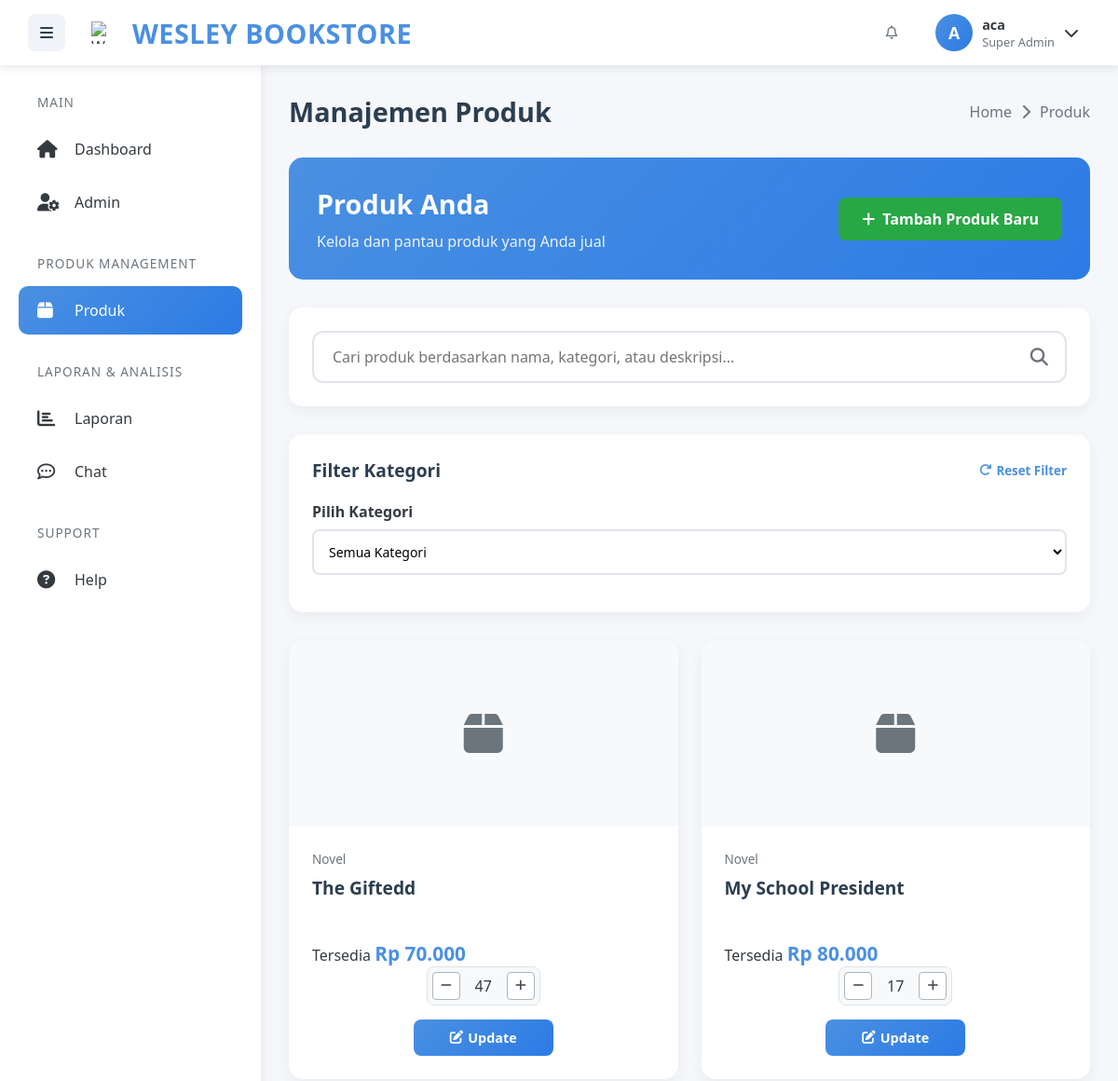
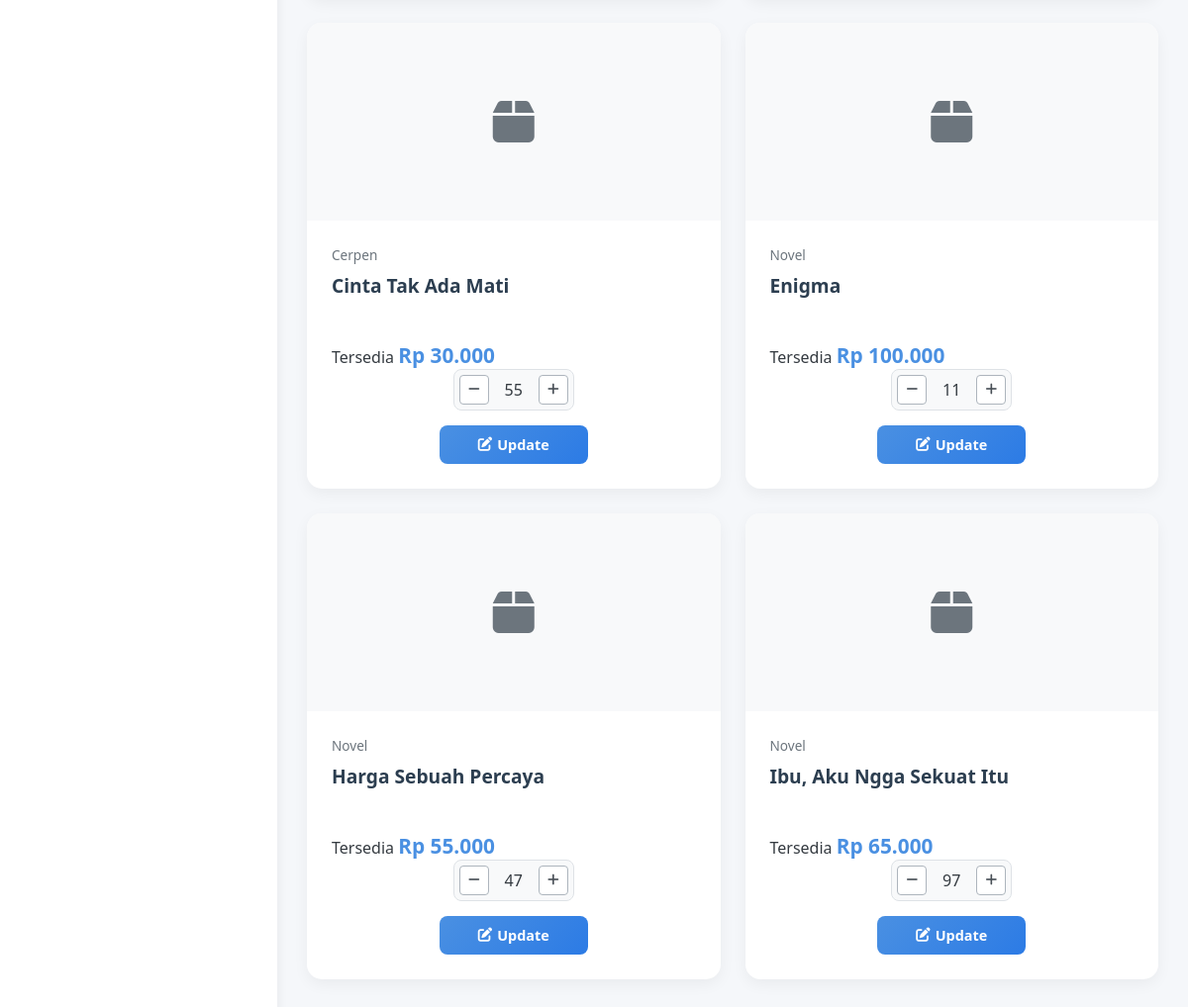
The page /penjual/produk.php (signed in) on the database its author committed (2 pictures, top to bottom).
### tables this page shows
CREATE TABLE `users` (
  `id_user` int(11) NOT NULL,
  `nik` varchar(16) NOT NULL,
  `username` varchar(100) NOT NULL,
  `password` varchar(255) NOT NULL,
  `email` varchar(100) NOT NULL,
  `role` enum('super_admin','penjual','pembeli') NOT NULL,
  `status` enum('aktif','tidak aktif') DEFAULT 'aktif',
  `gambar` varchar(255) NOT NULL,
  `alamat` text NOT NULL,
  `nama_bank` varchar(50) DEFAULT NULL,
  `no_rekening` varchar(50) DEFAULT NULL,
  `last_login` timestamp NULL DEFAULT NULL,
  `remember_token` varchar(255) DEFAULT NULL,
  `created_at` datetime NOT NULL DEFAULT current_timestamp(),
  `last_chat_time` datetime DEFAULT NULL,
  `is_online` tinyint(1) DEFAULT 0,
  `last_seen` datetime DEFAULT NULL,
  `device_token` varchar(255) DEFAULT NULL
);

CREATE TABLE `produk` (
  `id_produk` int(11) NOT NULL,
  `id_penjual` int(11) NOT NULL,
  `id_kategori` int(11) NOT NULL,
  `nama_produk` varchar(100) NOT NULL,
  `stok` int(11) NOT NULL,
  `harga_jual` decimal(12,2) NOT NULL,
  `modal` decimal(12,2) NOT NULL,
  `keuntungan` decimal(12,2) NOT NULL,
  `gambar` varchar(255) DEFAULT NULL,
  `deskripsi` text DEFAULT NULL,
  `created_at` datetime NOT NULL
);

CREATE TABLE `katagori` (
  `id_kategori` int(11) NOT NULL,
  `nama_kategori` varchar(100) NOT NULL
);

### penjual/produk.php (the view, shortened to what this page needs)
<?php
require_once '../koneksi.php';
$user_id = $_SESSION['user_id'];
$sql = "SELECT * FROM users WHERE id_user = ?";
$stmt = $conn->prepare($sql);
$stmt->bind_param("i", $user_id);
$stmt->execute();
$result = $stmt->get_result();
function getProductImagePath($gambar_filename) {
    $img = trim($gambar_filename);
    $possible_paths = [
        "../asset/" . $img,
        "../asset/uploads/" . $img,
        "../asset/produk/" . $img,
        "../uploads/" . $img,
        "../" . $img
    ];
    return null;
}
if ($result->num_rows > 0) {
    $user = $result->fetch_assoc();
    $username = $user['username'];
    $role = $user['role'];
    $gambar = $user['gambar'];
    function getInitials($name) {
        $words = explode(' ', $name);
        $initials = '';
        foreach ($words as $word) {
            $initials .= strtoupper(substr($word, 0, 1));
        }
        return substr($initials, 0, 2);
    }
    $initials = getInitials($username);
    $role_display = ($role == 'super_admin') ? 'Super Admin' :
                   (($role == 'penjual') ? 'Penjual' : 'Pembeli');
    $gambar_path = !empty($gambar) ? '../asset/' . $gambar : '';
    $has_image = !empty($gambar) && file_exists($gambar_path);
    if (!$has_image && !empty($gambar)) {
        $gambar_path = getProductImagePath($gambar);
        $has_image = ($gambar_path !== null);
    }
    if ($role == 'super_admin') {
        $sql_produk = "SELECT p.*, k.nama_kategori
                      FROM produk p
                      LEFT JOIN katagori k ON p.id_kategori = k.id_kategori
                      ORDER BY p.id_produk DESC";
        $stmt_produk = $conn->prepare($sql_produk);
    }
    $stmt_produk->execute();
    $result_produk = $stmt_produk->get_result();
    if ($role == 'super_admin') {
        $sql_produk = "SELECT p.*, k.nama_kategori
                      FROM produk p
                      LEFT JOIN katagori k ON p.id_kategori = k.id_kategori
                      ORDER BY p.id_produk DESC";
        $stmt_produk = $conn->prepare($sql_produk);
        $stmt_produk->execute();
    }
    $result_produk = $stmt_produk->get_result();
} else {
    session_destroy();
    header("Location: ../login.php");
    exit();
}
?>
<!DOCTYPE html>
<html lang="id">
<head>
    <link rel="stylesheet" href="https://cdnjs.cloudflare.com/ajax/libs/font-awesome/6.4.0/css/all.min.css">
</head>
<body>
    <nav class="top-nav">
        <div class="nav-left">
            <div class="menu-toggle" id="menuToggle">
                <i class="fas fa-bars"></i>
            </div>
            <div class="logo">
                <img src="../asset/wesley.png" alt="Wesley Bookstore Logo" class="logo-img">
                <span class="logo-text">WESLEY BOOKSTORE</span>
            </div>
        </div>
        <div class="nav-right">
            <div class="nav-icons">
                <div class="nav-icon notification-icon" id="notificationIcon">
                    <i class="far fa-bell"></i>
                </div>
            </div>
            <div class="user-profile" id="userProfile">
                <div class="user-info">
                    <div class="avatar">
                        <?php if ($has_image): ?>
                            <img src="<?php echo $gambar_path; ?>" alt="<?php echo htmlspecialchars($username); ?>">
                        <?php else: ?>
                            <?php echo $initials; ?>
                        <?php endif; ?>
                    </div>
                    <div class="user-details">
                        <span class="user-name"><?php echo htmlspecialchars($username); ?></span>
                        <span class="user-role"><?php echo $role_display; ?></span>
                    </div>
                    <i class="fas fa-chevron-down"></i>
                </div>
            </div>
        </div>
    </nav>
    <aside class="sidebar" id="sidebar">
        <nav class="sidebar-nav">
            <div class="nav-section">
                <div class="nav-title">Main</div>
                <a href="dashboard.php" class="sidebar-item">
                    <i class="fas fa-home"></i>
                    <span>Dashboard</span>
                </a>
                <a href="penjual.php" class="sidebar-item">
                    <i class="fas fa-user-cog"></i>
                    <span>Admin</span>
                </a>
            </div>
            <div class="nav-section">
                <div class="nav-title">Produk Management</div>
                <a href="produk.php" class="sidebar-item active">
                    <i class="fas fa-box"></i>
                    <span>Produk</span>
                </a>
            </div>
            <div class="nav-section">
                <div class="nav-title">Laporan & Analisis</div>
                <a href="laporan.php" class="sidebar-item">
                    <i class="fas fa-chart-bar"></i>
                    <span>Laporan</span>
                </a>
                <a href="chat.php" class="sidebar-item">
                    <i class="far fa-comment-dots"></i>
                    <span>Chat</span>
                </a>
            </div>
            <div class="nav-section">
                <div class="nav-title">Support</div>
                <a href="help.php" class="sidebar-item">
                    <i class="fas fa-question-circle"></i>
                    <span>Help</span>
                </a>
            </div>
        </nav>
    </aside>
    <main class="main-content" id="mainContent">
        <div class="content-header">
            <h1 class="page-title">Manajemen Produk</h1>
            <div class="breadcrumb">
                <a href="dashboard.php">Home</a>
                <i class="fas fa-chevron-right"></i>
                <span>Produk</span>
            </div>
        </div>
        <div class="products-header">
            <div class="products-info">
                <div class="products-title">
                    <h1>Produk Anda</h1>
                    <p>Kelola dan pantau produk yang Anda jual</p>
                </div>
                <div class="header-actions">
                    <a href="c_produk.php" class="btn-create">
                        <i class="fas fa-plus"></i>
                        Tambah Produk Baru
                    </a>
                </div>
            </div>
        </div>
        <div class="search-products">
            <div class="search-container">
                <input type="text" placeholder="Cari produk berdasarkan nama, kategori, atau deskripsi..." id="productSearch">
                <i class="fas fa-search"></i>
            </div>
        </div>
        <div class="products-filter" id="productsFilter">
            <div class="filter-header">
                <h3 class="filter-title">Filter Kategori</h3>
                <button class="filter-reset" id="resetFilters">
                    <i class="fas fa-redo"></i> Reset Filter
                </button>
            </div>
            <div class="filter-grid">
                <div class="filter-group">
                    <label class="filter-label">Pilih Kategori</label>
                    <select class="filter-select" id="categoryFilter">
                        <option value="">Semua Kategori</option>
                    </select>
                </div>
            </div>
        </div>
        <div class="products-grid" id="productsGrid">
            <?php if ($result_produk->num_rows > 0): ?>
                <?php while ($produk = $result_produk->fetch_assoc()): ?>
                    <?php
                    $stock_status = '';
                    $stock_class = '';
                    if ($produk['stok'] <= 0) {
                        $stock_status = 'Habis';
                        $stock_class = 'out-stock';
                    } elseif ($produk['stok'] <= 10) {
                        $stock_status = 'Stok Sedikit';
                        $stock_class = 'low-stock';
                    } else {
                        $stock_status = 'Tersedia';
                        $stock_class = 'in-stock';
                    }
                    $harga_jual = $produk['harga_jual'];
                    $harga_display = number_format($harga_jual, 0, ',', '.');
                    ?>
                    <div class="product-item" data-id="<?php echo $produk['id_produk']; ?>"
                         data-category="<?php echo $produk['id_kategori']; ?>"
                         data-stock="<?php echo $produk['stok']; ?>"
                         data-price="<?php echo $produk['harga_jual']; ?>"
                         data-name="<?php echo htmlspecialchars($produk['nama_produk']); ?>"
                         data-category-name="<?php echo htmlspecialchars($produk['nama_kategori'] ?? ''); ?>"
                         data-description="<?php echo htmlspecialchars($produk['deskripsi'] ?? ''); ?>">
                        <div class="product-image">
                        </div>
                        <div class="product-content">
                            <div class="product-category">
                                <?php echo htmlspecialchars($produk['nama_kategori'] ?: 'Tanpa Kategori'); ?>
                            </div>
                            <h3 class="product-title"><?php echo htmlspecialchars($produk['nama_produk']); ?></h3>
                            <div class="stock-status-container">
                                <span class="stock-status <?php echo $stock_class; ?>"><?php echo $stock_status; ?></span>
                                <span class="current-price">Rp <?php echo $harga_display; ?></span>
                            </div>
                            <div class="stock-control">
                                <button class="btn-stock minus" onclick="updateStock(<?php echo $produk['id_produk']; ?>, -1)"
                                        <?php echo $produk['stok'] <= 0 ? 'disabled' : ''; ?>>
                                    <i class="fas fa-minus"></i>
                                </button>
                                <span class="stock-count" id="stock-<?php echo $produk['id_produk']; ?>">
                                    <?php echo $produk['stok']; ?>
                                </span>
                                <button class="btn-stock plus" onclick="updateStock(<?php echo $produk['id_produk']; ?>, 1)">
                                    <i class="fas fa-plus"></i>
                                </button>
                            </div>
                            <div class="product-actions">
                                <button class="btn-action btn-edit" onclick="editProduk(<?php echo $produk['id_produk']; ?>)">
                                    <i class="fas fa-edit"></i> Update
                                </button>
                            </div>
                        </div>
                    </div>
                <?php endwhile; ?>
            <?php endif; ?>
        </div>
    </main>
</body>
</html>

### rows shown on the page
users: username "A", username "aca", role "Super Admin"
produk: id_kategori.nama_kategori "Novel", nama_produk "The Giftedd", harga_jual "70.000", stok "47"
produk: id_kategori.nama_kategori "Novel", nama_produk "My School President", harga_jual "80.000", stok "17"
produk: id_kategori.nama_kategori "Cerpen", nama_produk "Cinta Tak Ada Mati", harga_jual "30.000", stok "55"
produk: id_kategori.nama_kategori "Novel", nama_produk "Enigma", harga_jual "100.000", stok "11"
produk: id_kategori.nama_kategori "Novel", nama_produk "Harga Sebuah Percaya", harga_jual "55.000", stok "47"
produk: id_kategori.nama_kategori "Novel", nama_produk "Ibu, Aku Ngga Sekuat Itu", harga_jual "65.000", stok "97"
